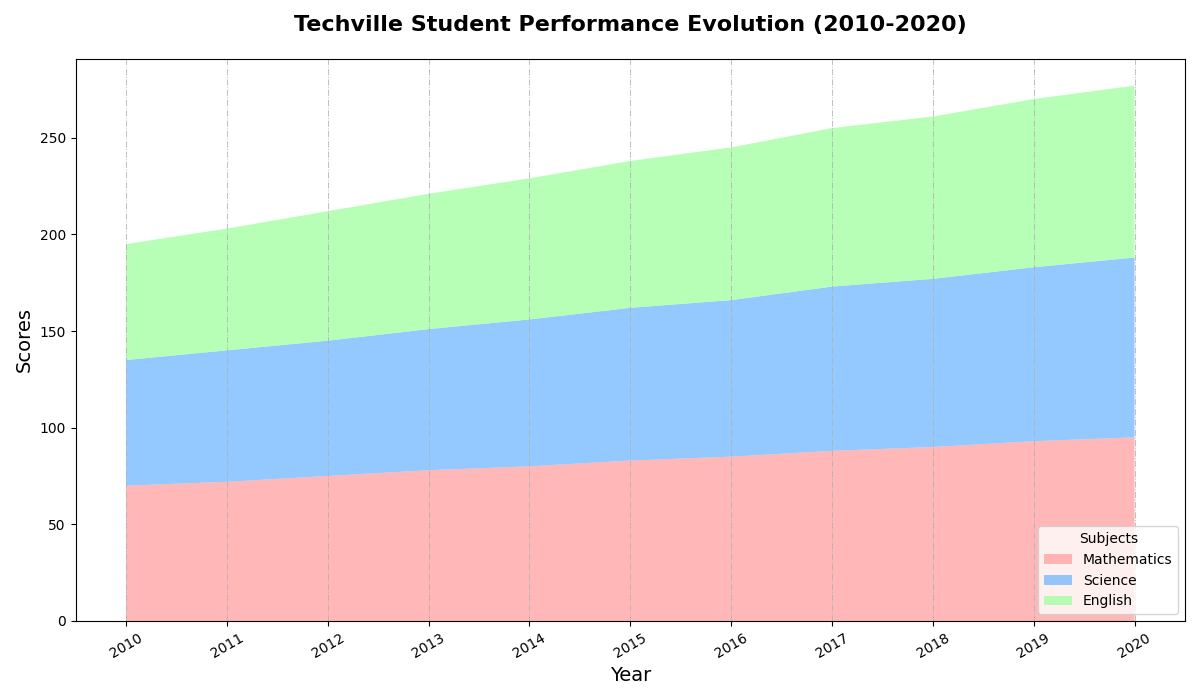

This figure's Python source:
import matplotlib.pyplot as plt
import numpy as np

years = np.arange(2010, 2021)
math_scores = np.array([70, 72, 75, 78, 80, 83, 85, 88, 90, 93, 95])
science_scores = np.array([65, 68, 70, 73, 76, 79, 81, 85, 87, 90, 93])
english_scores = np.array([60, 63, 67, 70, 73, 76, 79, 82, 84, 87, 89])
scores = np.array([math_scores, science_scores, english_scores])

fig, ax = plt.subplots(figsize=(12, 7))

ax.stackplot(years, scores, labels=['Mathematics', 'Science', 'English'],
             colors=['#FF9999', '#66B2FF', '#99FF99'], alpha=0.7)

ax.set_title("Techville Student Performance Evolution (2010-2020)", fontsize=16, fontweight='bold', pad=20)
ax.set_xlabel('Year', fontsize=14)
ax.set_ylabel('Scores', fontsize=14)

# Modified: Switch grid to x-axis with different style
ax.grid(axis='x', linestyle='-.', linewidth=0.7, alpha=0.8)

# Changed: Moved legend to the lower right position
ax.legend(loc='lower right', title='Subjects', fontsize=10)

# Slight adjustment on x-axis ticks, keeping label rotation
ax.set_xticks(years)
plt.xticks(rotation=30)

plt.tight_layout()

plt.show()
